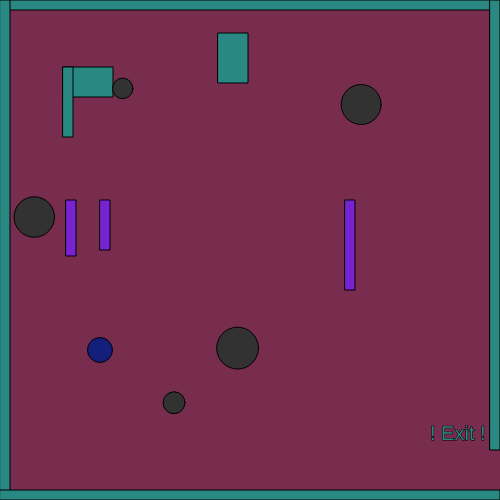
Frame 1 (no input)
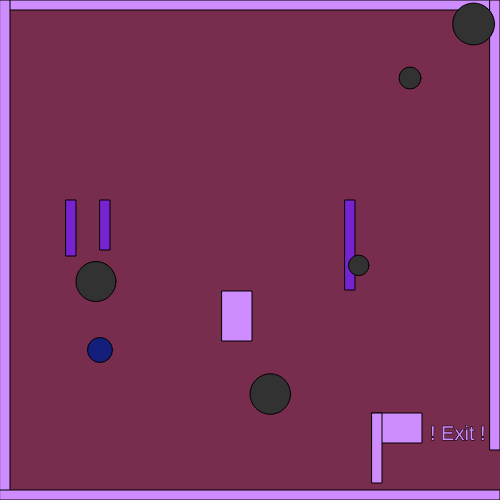
Frame 60 (no input)
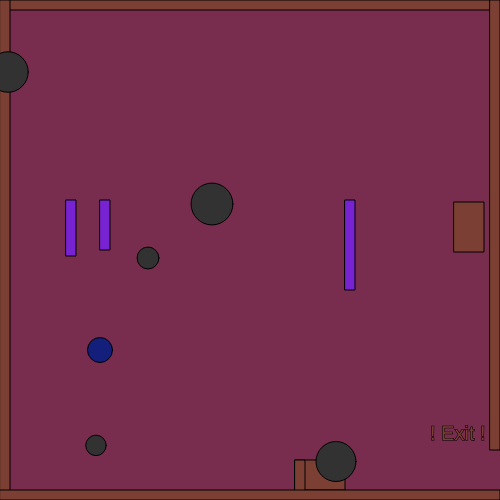
Frame 120 (the mouse pressed at the canvas centre since frame 60)

The p5.js sketch that drew these frames (run headless with seeded random() and noise() and a simulated clock; from frame 60 on, the mouse is pressed at the canvas centre):

// p5.js sketch
// ── sketch.js
var characterX = 100;
var characterY = 100;

var w = 87;
var s = 83;
var a = 65;
var d = 68;

var shapeX = 40;
var shapeY = 40;
var shapeXSpeed;
var shapeYSpeed;

var mouseShapeX;
var mouseShapeY;
var obstacle1X, obstacle1Y, obstacle2X, obstacle2Y;

var shapeXs = [];
var shapeYs = [];
var diameters = [];

var shapeXSpeeds = [];
var shapeYSpeeds = [];

var rectangleObject;
var rectangleObject2;
var rectangleObject3;

function setup()
{
  createCanvas (500, 500);

  rectangleObject = new Rectangle(100,200,10,50,120,35,210);
  rectangleObject2 = new Rectangle(345,200,10,90,120,35,210);
  rectangleObject3 = new Rectangle(66,200,10,56,120,35,210);

  for (var i = 0; i < 5; i++) {
    shapeXSpeed = Math.floor(Math.random() * (Math.floor(Math.random() * 5)) +1);
    shapeYSpeed = Math.floor(Math.random() * (Math.floor(Math.random() * 5)) +1);
    shapeXs[i] = random(500);
    shapeYs[i] = random(500);
    diameters[i] = random(10,50);
    shapeXSpeeds[i] = shapeXSpeed;
    shapeYSpeeds[i] = shapeYSpeed;
  }

  createCharacter(100,350);
  createObstacles();
 for( var i = 0; i < 5; i++){
  shapeXs[i] += shapeXSpeeds[i];
  shapeYs[i] += shapeYSpeeds[i];
 
  if (shapeXs[i] > width) {
  shapeXs[i] = 0;
  }
  
  if (shapeXs[i] < 0) {
  shapeXs[i] = width;
  }
  
  if (shapeYs[i] > height) {
  shapeYs[i] = 0;
  }
  
  if (shapeYs[i] < 0) {
  shapeYs[i] = height;
  }
 }
}

function draw() {
  background(120,45,78);
  stroke(0);
  fill(0);

  rectangleObject.display();
  rectangleObject2.display();
  rectangleObject3.display();

  createObstacles();

  // call create border thingy
  createBorders(10);

  textSize(20);
  text("! Exit !", width-70,height-60)

  drawCharacter();
  characterMovement();

  //Enemy
  fill(50, 50, 50);
  //circle(shapeX, shapeY, 10);

  for (var i = 0; i < shapeXs.length; i++) {
    circle(shapeXs[i], shapeYs[i], diameters[i]);
    shapeXSpeeds[i] = Math.floor(Math.random() * (Math.floor(Math.random() * 5)) +1); 
    shapeYSpeeds[i] = Math.floor(Math.random() * (Math.floor(Math.random() * 5)) +1);
  }
  for( var i = 0; i < 5; i++){
    
  shapeXs[i] += shapeXSpeed;
  shapeYs[i] += shapeYSpeed;
  
  if(shapeXs[i] > width) {
    shapeXs[i] = 0;
  }
  if(shapeXs[i] < 0) {
    shapeXs[i] = width;
  }
  if(shapeYs[i] > height) {
    shapeYs[i] = 0;
  }
  if(shapeYs[i] < 0) {
    shapeYs[i] = height;
  }
  
  if(characterX > width && characterY > width-50) {
    fill(0);
    stroke(5);
    textSize(50);
    text("YOU WIN", width/2-50, height/2-50);
  }

  fill(200, 200, 200);
  circle(mouseShapeX, mouseShapeY, 25);
}

}

function characterMovement()
{

  if(keyIsDown(w))
  {
      characterY -= 3;
  }
  if(keyIsDown(s))
  {
      characterY += 3;
  }
  if(keyIsDown(a))
  {
      characterX -= 3;
  }
  if(keyIsDown(d))
  {
      characterX += 3;
      console.log(characterX)
  }

}

function createCharacter(x,y)
{
  characterX = x;
  characterY = y;
  console.log(characterX)

}

function drawCharacter()
{
  fill(20,30,123);
  circle(characterX,characterY,25)
}

function createBorders(thickness)
{
  rect(0,0,width,thickness);

    rect(0,0,thickness,height);

    rect(0,height-thickness,width, thickness);

    rect(width-thickness,0,thickness,height-50);
}

function mouseClicked()
{
  mouseShapeX = mouseX;
  mouseShapeY = mouseY;
}

// draws squares in random positions on the map
function createObstacles() {
  // set random positions and speeds for obstacles
  obstacle1X = Math.floor(Math.random() * (width-50)) + 25;
  obstacle1Y = Math.floor(Math.random() * (height-50)) + 25;
  obstacle1XSpeed = Math.floor(Math.random() * (Math.floor(Math.random() * 5)) +1);
  obstacle1YSpeed = Math.floor(Math.random() * (Math.floor(Math.random() * 5)) +1);

  obstacle2X = Math.floor(Math.random() * (width-50)) + 25;
  obstacle2Y = Math.floor(Math.random() * (height-50)) + 25;
  obstacle2XSpeed = Math.floor(Math.random() * (Math.floor(Math.random() * 5)) +1);
  obstacle2YSpeed = Math.floor(Math.random() * (Math.floor(Math.random() * 5)) +1);

  // draw obstacles
  fill(Math.floor(Math.random() * 256), Math.floor(Math.random() * 256), Math.floor(Math.random() * 256));
  rect(obstacle1X, obstacle1Y, 30, 50);
  rect(obstacle2X, obstacle2Y, 50, 30);
  rect(obstacle2X, obstacle2Y, 10, 70);
}

function updateObstacles() {
  // update obstacle positions
  obstacle1X += obstacle1XSpeed;
  obstacle1Y += obstacle1YSpeed;
  obstacle2X += obstacle2XSpeed;
  obstacle2Y += obstacle2YSpeed;

  // check if obstacles hit the walls and reverse direction if they do
  if (obstacle1X > width-50 || obstacle1X < 0) {
    obstacle1XSpeed = -obstacle1XSpeed;
  }
  if (obstacle1Y > height-50 || obstacle1Y < 0) {
    obstacle1YSpeed = -obstacle1YSpeed;
  }
  if (obstacle2X > width-50 || obstacle2X < 0) {
    obstacle2XSpeed = -obstacle2XSpeed;
  }
  if (obstacle2Y > height-50 || obstacle2Y < 0) {
    obstacle2YSpeed = -obstacle2YSpeed;
  }
}
// ── rectangle.js
class Rectangle{

    //construct thingy
    constructor(x,y,w,h,r,g,b)
    {
        this.x = x;
        this.y = y;
        this.w = w;
        this.h = h;
        this.r = r;
        this.g = g;
        this.b = b;
    }

    display()
    {
        fill(this.r, this.g, this.b);
        rect(this.x, this.y, this.w, this.h);
    }
}
